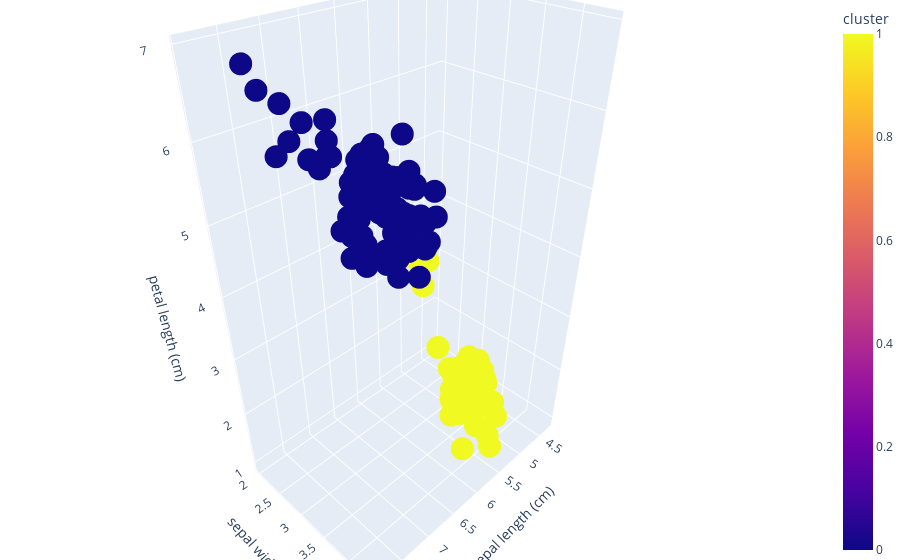

The cell this chart's notebook holds for it:
### Code cell
import plotly.express as px
fig = px.scatter_3d(df,
                    x="sepal length (cm)",
                    y="sepal width (cm)",
                    z="petal length (cm)",
                    color='cluster',
                    hover_data=["sepal length (cm)",
                                "sepal width (cm)",
                                "petal length (cm)"],
                    category_orders = {"cluster": range(0, 5)},
                    )

fig.update_layout(margin=dict(l=0, r=0, b=0, t=0))
fig.show()

### Figure 1 — Plotly figure (JSON) as saved in the notebook; plotly's stock layout.template omitted (floating-point values rounded to 4 significant figures; data arrays with more than 128 entries replaced by an {"elided": "..."} marker saying what was removed)
{"data": [{"hovertemplate": "sepal length (cm)=%{x}<br>sepal width (cm)=%{y}<br>petal length (cm)=%{z}<br>cluster=%{marker.color}<extra></extra>", "legendgroup": "", "marker": {"color": {"elided": "150 int values"}, "coloraxis": "coloraxis", "symbol": "circle"}, "mode": "markers", "name": "", "scene": "scene", "showlegend": false, "type": "scatter3d", "x": {"elided": "150 float values"}, "y": {"elided": "150 float values"}, "z": {"elided": "150 float values"}}], "layout": {"coloraxis": {"colorbar": {"title": {"text": "cluster"}}, "colorscale": [[0, "#0d0887"], [0.1111, "#46039f"], [0.2222, "#7201a8"], [0.3333, "#9c179e"], [0.4444, "#bd3786"], [0.5556, "#d8576b"], [0.6667, "#ed7953"], [0.7778, "#fb9f3a"], [0.8889, "#fdca26"], [1, "#f0f921"]]}, "legend": {"tracegroupgap": 0}, "margin": {"b": 0, "l": 0, "r": 0, "t": 0}, "scene": {"domain": {"x": [0, 1], "y": [0, 1]}, "xaxis": {"title": {"text": "sepal length (cm)"}}, "yaxis": {"title": {"text": "sepal width (cm)"}}, "zaxis": {"title": {"text": "petal length (cm)"}}}}}
